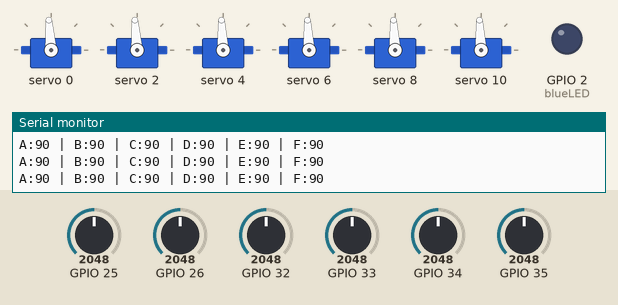
The sketch below on a simulated ESP32. Shown: 6 × servo, output pins drawn as LEDs (lit = HIGH), the last lines printed to the serial monitor. The inputs (shaded band) are chosen by the test bench; at power-on: GPIO 25 = 2048, GPIO 26 = 2048, GPIO 32 = 2048, GPIO 33 = 2048, GPIO 34 = 2048, GPIO 35 = 2048.

Above: at 1.7 s.
1.8 s: GPIO 25 set to 2866
At 2.5 s:
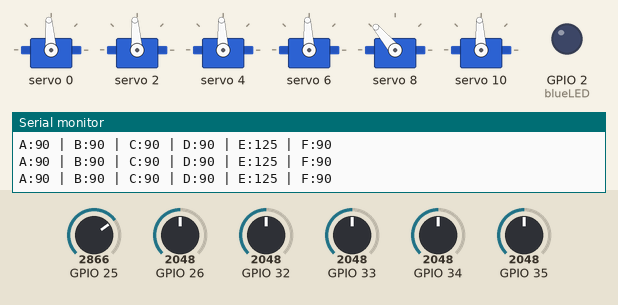
3.3 s: GPIO 26 set to 2866
At 3.6 s:
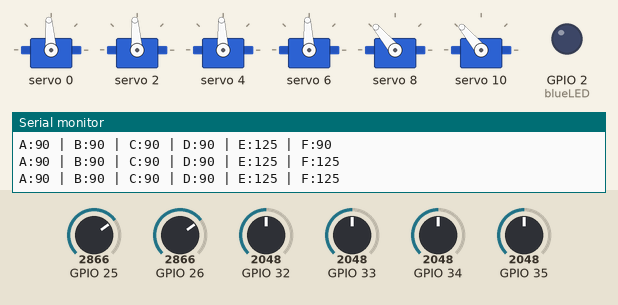
4.8 s: GPIO 32 set to 2866
At 5.9 s:
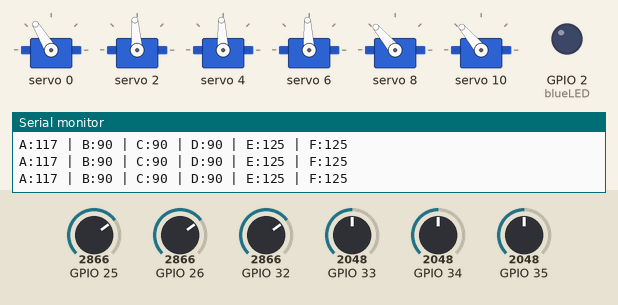
6.3 s: GPIO 33 set to 2866
At 7.0 s:
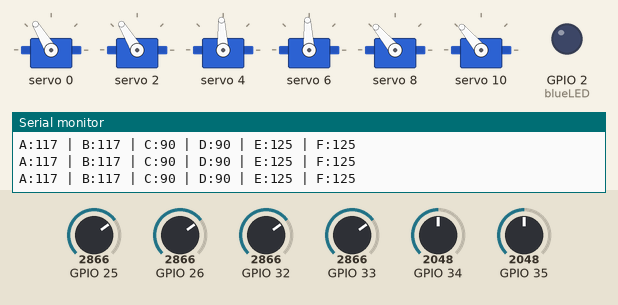
7.8 s: GPIO 34 set to 2866
At 9.0 s:
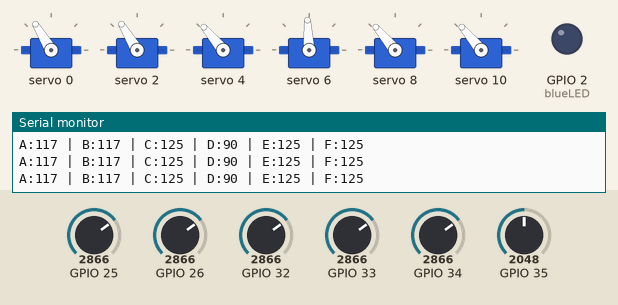
9.3 s: GPIO 35 set to 2866
At 10.4 s:
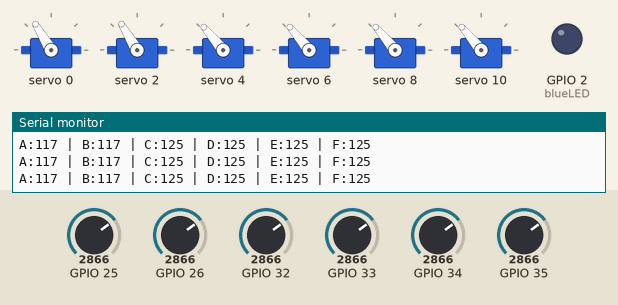
Timing chart, 0 to 11.8 s (numbered marks = the images above; inputs shaded):
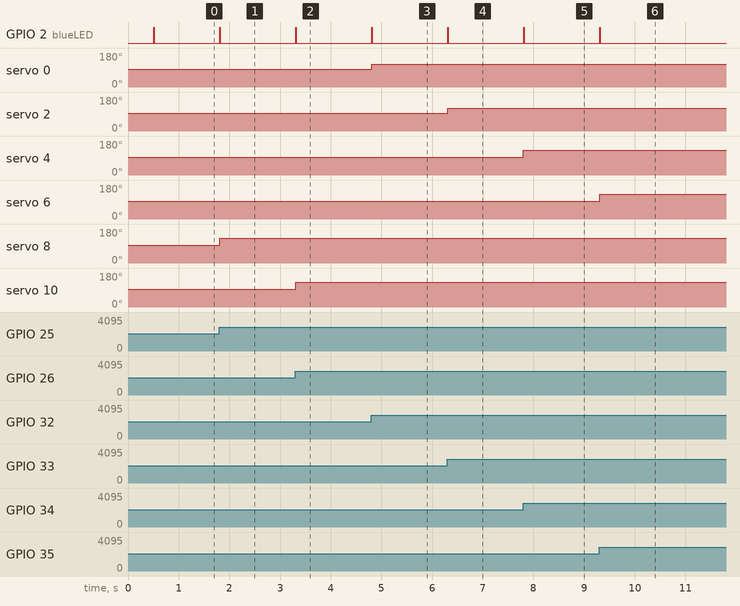

The sketch:

master_slave_robotic_arm.ino
```cpp
#include <Wire.h>
#include <Adafruit_PWMServoDriver.h>

Adafruit_PWMServoDriver pca = Adafruit_PWMServoDriver();

// Blue LED on ESP32
const int blueLED = 2;

// Potentiometer pins
const int potA = 32;  // Gripper A
const int potB = 33;  // Wrist Roll B
const int potC = 34;  // Wrist Pitch C
const int potD = 35;  // Elbow D
const int potE = 25;  // Shoulder E
const int potF = 26;  // Base F

// PCA9685 servo channels
const int servoA = 0;
const int servoB = 2;
const int servoC = 4;
const int servoD = 6;
const int servoE = 8;
const int servoF = 10;

// Servo pulse ranges
// MG90S usually works better with slightly narrower pulse range
const int MG90S_MIN = 120;
const int MG90S_MAX = 500;

// MG996R normal range
const int MG996R_MIN = 102;
const int MG996R_MAX = 512;

// Current angles
int angleA = 90;
int angleB = 90;
int angleC = 90;
int angleD = 0;
int angleE = 0;
int angleF = 0;

// Previous angles for LED movement detection
int lastA = 90;
int lastB = 90;
int lastC = 90;
int lastD = 0;
int lastE = 0;
int lastF = 0;

unsigned long lastPrintTime = 0;
unsigned long lastServoTime = 0;

// 5 lines per second = every 200 ms
const unsigned long printInterval = 200;

// Fast servo update
const unsigned long servoInterval = 10;

// Small ADC noise ignore
const int adcDeadband = 20;

int oldPotA = -1;
int oldPotB = -1;
int oldPotC = -1;
int oldPotD = -1;
int oldPotE = -1;
int oldPotF = -1;

int angleToPulse(int angle, int pulseMin, int pulseMax) {
  angle = constrain(angle, 0, 180);
  return map(angle, 0, 180, pulseMin, pulseMax);
}

int readPotStable(int pin, int &oldValue) {
  int value = analogRead(pin);

  if (oldValue < 0) {
    oldValue = value;
    return value;
  }

  if (abs(value - oldValue) > adcDeadband) {
    oldValue = value;
  }

  return oldValue;
}

void writeMG90S(int channel, int angle) {
  pca.setPWM(channel, 0, angleToPulse(angle, MG90S_MIN, MG90S_MAX));
}

void writeMG996R(int channel, int angle) {
  pca.setPWM(channel, 0, angleToPulse(angle, MG996R_MIN, MG996R_MAX));
}

void setup() {
  Serial.begin(115200);

  pinMode(blueLED, OUTPUT);
  digitalWrite(blueLED, LOW);

  Wire.begin(18, 19);

  pca.begin();
  pca.setPWMFreq(50);

  delay(500);

  // Safe startup positions
  // A and B MG90S start from 90 degree
  // C starts from 90 degree
  writeMG90S(servoA, 90);
  writeMG90S(servoB, 90);
  writeMG996R(servoC, 90);
  writeMG996R(servoD, 0);
  writeMG996R(servoE, 0);
  writeMG996R(servoF, 0);

  Serial.println("Final Safe 6 Servo Code Started");
  Serial.println("A/B = MG90S | C starts from 90 degree | Serial = 5 lines/sec");
}

void loop() {
  if (millis() - lastServoTime >= servoInterval) {
    lastServoTime = millis();

    int valueA = readPotStable(potA, oldPotA);
    int valueB = readPotStable(potB, oldPotB);
    int valueC = readPotStable(potC, oldPotC);
    int valueD = readPotStable(potD, oldPotD);
    int valueE = readPotStable(potE, oldPotE);
    int valueF = readPotStable(potF, oldPotF);

    // A and B are MG90S, so limited safely
    angleA = map(valueA, 0, 4095, 20, 160);
    angleB = map(valueB, 0, 4095, 20, 160);

    // MG996R full range
    angleC = map(valueC, 0, 4095, 0, 180);
    angleD = map(valueD, 0, 4095, 0, 180);
    angleE = map(valueE, 0, 4095, 0, 180);
    angleF = map(valueF, 0, 4095, 0, 180);

    angleA = constrain(angleA, 20, 160);
    angleB = constrain(angleB, 20, 160);
    angleC = constrain(angleC, 0, 180);
    angleD = constrain(angleD, 0, 180);
    angleE = constrain(angleE, 0, 180);
    angleF = constrain(angleF, 0, 180);

    writeMG90S(servoA, angleA);
    writeMG90S(servoB, angleB);
    writeMG996R(servoC, angleC);
    writeMG996R(servoD, angleD);
    writeMG996R(servoE, angleE);
    writeMG996R(servoF, angleF);

    bool moving = false;

    if (abs(angleA - lastA) > 3) moving = true;
    if (abs(angleB - lastB) > 3) moving = true;
    if (abs(angleC - lastC) > 3) moving = true;
    if (abs(angleD - lastD) > 3) moving = true;
    if (abs(angleE - lastE) > 3) moving = true;
    if (abs(angleF - lastF) > 3) moving = true;

    digitalWrite(blueLED, moving ? HIGH : LOW);

    lastA = angleA;
    lastB = angleB;
    lastC = angleC;
    lastD = angleD;
    lastE = angleE;
    lastF = angleF;
  }

  if (millis() - lastPrintTime >= printInterval) {
    lastPrintTime = millis();

    Serial.print("A:");
    Serial.print(angleA);

    Serial.print(" | B:");
    Serial.print(angleB);

    Serial.print(" | C:");
    Serial.print(angleC);

    Serial.print(" | D:");
    Serial.print(angleD);

    Serial.print(" | E:");
    Serial.print(angleE);

    Serial.print(" | F:");
    Serial.println(angleF);
  }
}
```

Measured:
- after the input at 1.8 s, GPIO 2 (blueLED): LOW → HIGH at once, → LOW 0.01 s later; servo 8: 93° → 130° at once
- after the input at 3.3 s, GPIO 2 (blueLED): LOW → HIGH at once, → LOW 0.01 s later; servo 10: 93° → 130° at once
- after the input at 4.8 s, GPIO 2 (blueLED): LOW → HIGH at once, → LOW 0.01 s later; servo 0: 94° → 121° at once
- after the input at 6.3 s, GPIO 2 (blueLED): LOW → HIGH at once, → LOW 0.01 s later; servo 2: 94° → 121° at once
- after the input at 7.8 s, GPIO 2 (blueLED): LOW → HIGH at once, → LOW 0.01 s later; servo 4: 93° → 130° at once
- after the input at 9.3 s, GPIO 2 (blueLED): LOW → HIGH at once, → LOW 0.01 s later; servo 6: 93° → 130° at once
